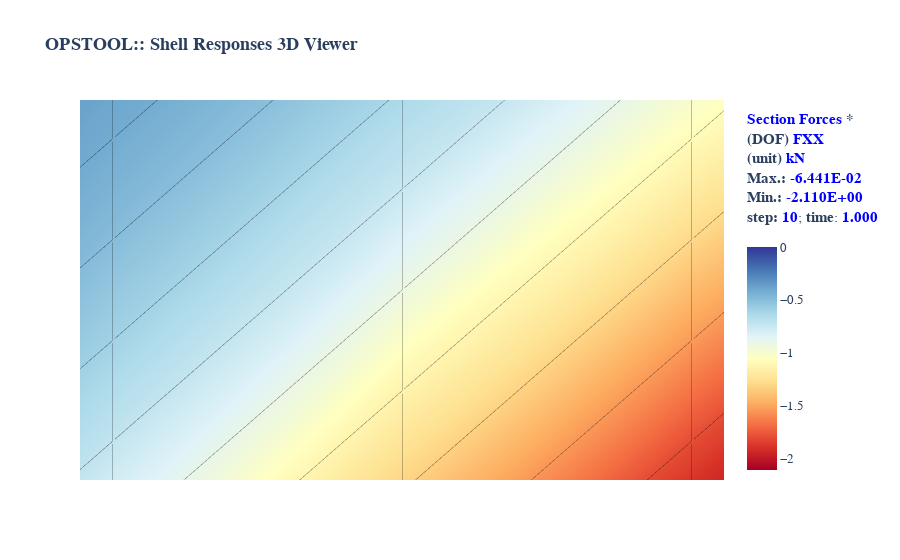

Notebook code cell kept with this figure:
### Markdown cell above
Nodal responses, ``project_gauss_to_nodes`` needs to be set to "copy", "average", or "extrapolate" when creating the ODB

### Code cell
opsvis.set_plot_props(cmap="rdylbu", point_size=2.0)

fig = opsvis.plot_unstruct_responses(
    odb_tag=1,
    slides=False,
    ele_type="Shell",
    resp_type="sectionForcesAtNodes",
    resp_dof="FXX",
    unit_symbol="kN",
    unit_factor=1,
    show_values=True,
)
fig.show()
# fig.write_html("**.html")

### Figure 1 — Plotly figure (JSON) as saved in the notebook; plotly's stock layout.template omitted (floating-point values rounded to 4 significant figures; data arrays with more than 128 entries replaced by an {"elided": "..."} marker saying what was removed)
{"data": [{"cmax": 0, "cmin": -2.11, "coloraxis": "coloraxis", "hoverinfo": "skip", "i": {"elided": "200 int values"}, "intensity": {"elided": "400 float values"}, "j": {"elided": "200 int values"}, "k": {"elided": "200 int values"}, "opacity": 1, "text": {"elided": "400 float values"}, "type": "mesh3d", "x": {"elided": "400 float values"}, "y": {"elided": "400 float values"}, "z": {"elided": "400 float values"}}, {"connectgaps": false, "hoverinfo": "skip", "line": {"color": "black", "width": 1}, "mode": "lines", "name": "Edge", "type": "scatter3d", "x": {"elided": "600 float values"}, "y": {"elided": "600 float values"}, "z": {"elided": "600 float values"}}, {"customdata": {"elided": "400 float values"}, "hovertemplate": "<b>%{customdata:.4E}</b>", "marker": {"cmax": 0, "cmin": -2.11, "color": {"elided": "400 float values"}, "coloraxis": "coloraxis", "size": 2}, "mode": "markers", "name": "sectionForcesAtNodes", "type": "scatter3d", "x": {"elided": "400 float values"}, "y": {"elided": "400 float values"}, "z": {"elided": "400 float values"}}], "layout": {"autosize": true, "coloraxis": {"cmax": 0, "cmin": -2.11, "colorbar": {"tickfont": {"size": 13}, "title": {"font": {"size": 15}, "text": "<b><span style=\"color:blue; font-weight:bold\">Section Forces</span> *</b><br><b>(DOF) <span style=\"color:blue; font-weight:bold\">FXX</span></b><br><b>(unit) <span style=\"color:blue; font-weight:bold\">kN</span></b><br><b>Max.:</b> <span style=\"color:blue; font-weight:bold\">-6.441E-02</span><br><b>Min.:</b> <span style=\"color:blue; font-weight:bold\">-2.110E+00</span><br><b>step:</b> <span style=\"color:blue; font-weight:bold\">10</span>; <b>time</b>: <span style=\"color:blue; font-weight:bold\">1.000</span><br> <br>"}}, "colorscale": [[0, "rgb(165,0,38)"], [0.1, "rgb(215,48,39)"], [0.2, "rgb(244,109,67)"], [0.3, "rgb(253,174,97)"], [0.4, "rgb(254,224,144)"], [0.5, "rgb(255,255,191)"], [0.6, "rgb(224,243,248)"], [0.7, "rgb(171,217,233)"], [0.8, "rgb(116,173,209)"], [0.9, "rgb(69,117,180)"], [1, "rgb(49,54,149)"]]}, "font": {"family": "Arial, sans-serif"}, "scene": {"aspectmode": "data", "camera": {"eye": {"x": -12000, "y": -12000, "z": 30000}, "projection": {"type": "orthographic"}}, "xaxis": {"showgrid": false, "visible": false, "zeroline": false}, "yaxis": {"showgrid": false, "visible": false, "zeroline": false}, "zaxis": {"showgrid": false, "visible": false, "zeroline": false}}, "showlegend": false, "title": {"font": {"size": 18}, "text": "<b>OPSTOOL:: Shell Responses 3D Viewer</b><br><br>"}}}
